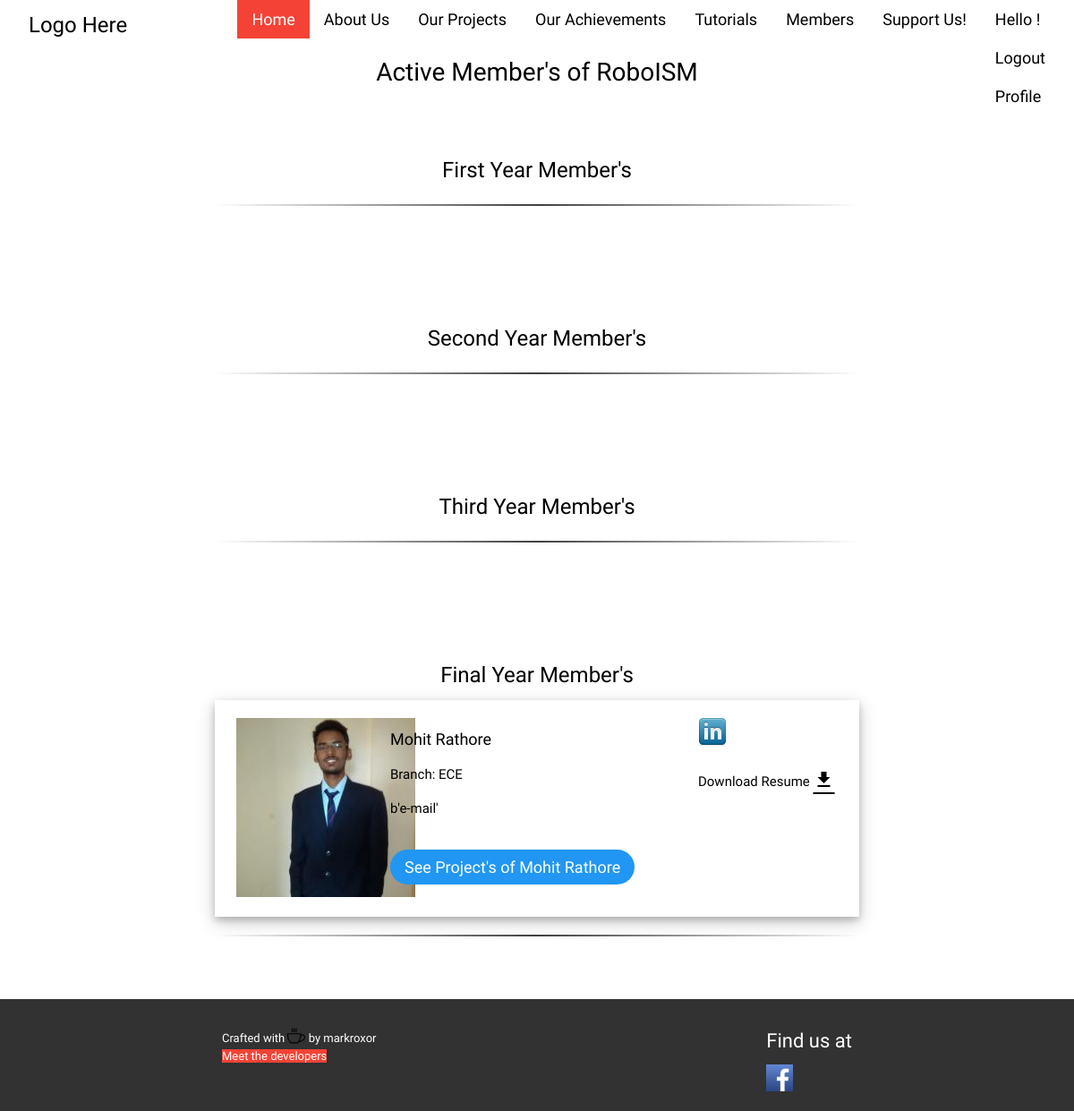
The page /members/active/ on the database as committed earlier.
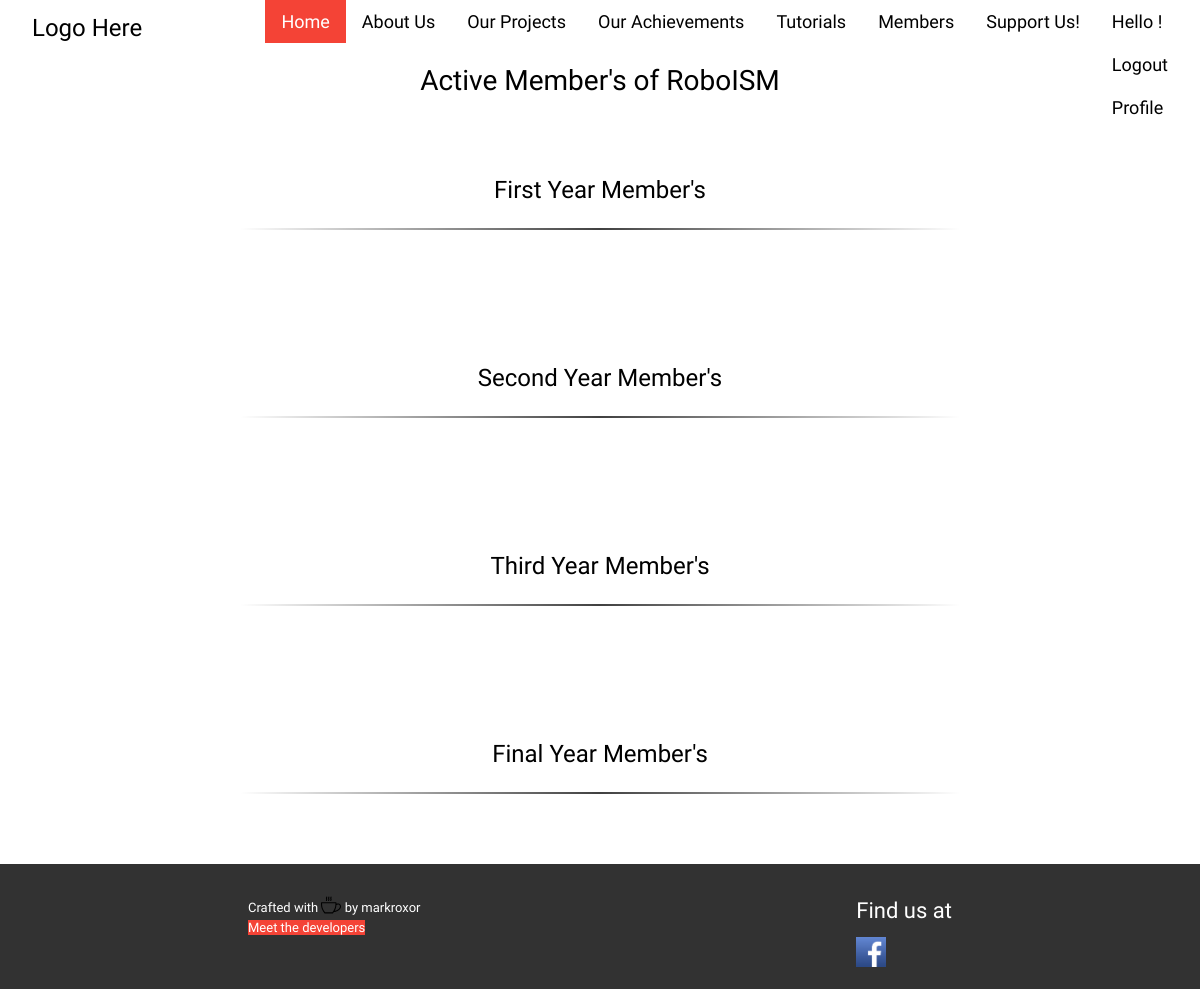
The same page on the database as committed later.
### mainsite/models.py (models this page shows, shortened)
class Member(models.Model):
    pic = models.ImageField(upload_to='./mainsite/static/',blank=True)
    username = models.CharField(default="Username", max_length=20)
    name = models.CharField(default="Name", max_length=50, blank=True)
    email = models.EmailField()
    branch = models.CharField(default="Branch", max_length=50,blank=True)
    work = models.CharField(default="Company/University", max_length=50,blank=True)
    DOB = models.DateField(default=timezone.now() , blank=True)
    year = models.CharField(default="Year", max_length=12,blank=True)
    bio = models.TextField(default="Lorem ipsum sit dolot fuck this shit !",blank=True)
    linkedin = models.URLField(blank=True)
    resume = models.FileField(blank=True,upload_to='./mainsite/static')
    active = models.BooleanField()
    @property
    def resumeFilename(self,):
        return  os.path.basename(self.resume.name)
    @property
    def picFilename(self,):
        return  os.path.basename(self.pic.name)

### mainsite/views.py (the view)
# urls.py: url(r'^members/active/$', views.active_members, name='active_members'),
def active_members(request):
	member = Member.objects.filter(active = True)
	return render(request, 'mainsite/active-members.html', {'member':member})

### mainsite/templates/mainsite/active-members.html (shortened to what this page needs)
{% extends 'mainsite/base.html' %}
{% block content %}
		<div id="heading" class="w3-container" style="padding-top:50px;">
			<h3 class="w3-center">Active Member's of RoboISM</h3>
		</div>
		<div id="first-yr" class="year w3-container">
			<h4 class="w3-center">First Year Member's</h4>
			<hr class="fade">
		</div>
		<div id="second-yr" class="year w3-container">
			<h4 class="w3-center">Second Year Member's</h4>
			<hr class="fade">
		</div>
		<div id="third-yr" class="year w3-container">
			<h4 class="w3-center">Third Year Member's</h4>
			<hr class="fade">
		</div>
		<div id="fourth-yr" class="year w3-container">
			<h4 class="w3-center">Final Year Member's</h4>
			{% for m in member %}
			{% if m.year == "Final Year" %}
				<div class="w3-container w3-row-padding w3-card-4 student">
					<div class="w3-container w3-col s3">
						<img src=../../static/{{m.picFilename}} >
					</div>
					<div class="w3-container w3-col s6">
						<h5>{{ m.name }}</h5>
						<p>Branch: {{m.branch}}</p>
						<p>{{ m.email }}</p>
						<a href={{m.linkedin}}><button style="margin-top:20px;" class="w3-btn w3-round-xxlarge w3-blue">See Project's of {{ m.name }}</button></a>
					</div>
					<div class="w3-container w3-col s3">
						<a href={{m.linkedin}} alt="LinkedIn Account" title="LinkedIn Account"><img src="/static/linkedin.png"></a>
						<p style="padding-top:3px;">Download Resume <a id="download" href=../../static/{{m.resumeFilename}} <i class="material-icons">file_download</i></a></p>
					</div>
				</div>
			{% endif %}
			{% endfor %}
			<hr class="fade">
		</div>
{% endblock %}

Rows that differ between the two databases and show on the page:
no longer on this page (row edited): Member: picFilename (picture), name "Mohit Rathore", branch "ECE", email "b'e-mail'"
